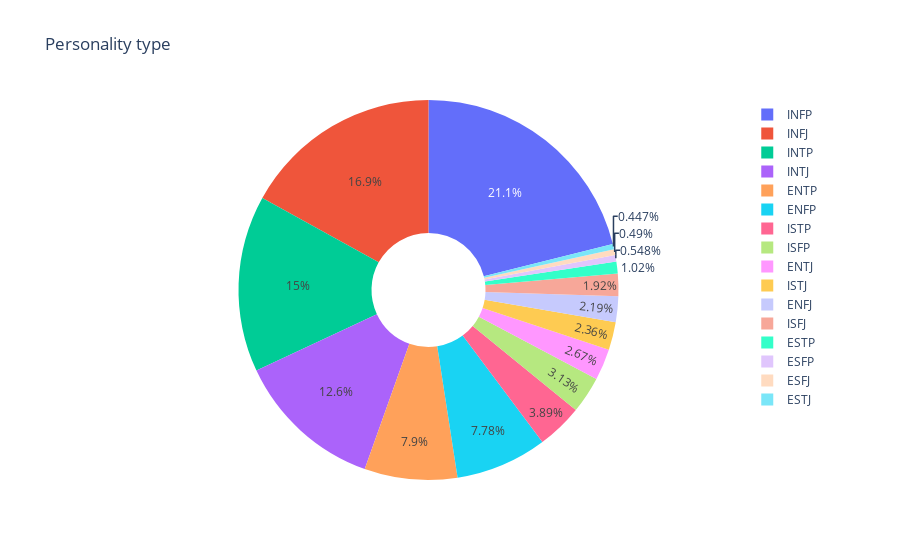

Write notebook code for a chart like this one.
### Code cell
px.pie(train_data,names='type',title='Personality type',hole=0.3)

### Figure 1 — Plotly figure (JSON) as saved in the notebook; plotly's stock layout.template omitted (floating-point values rounded to 4 significant figures; data arrays with more than 128 entries replaced by an {"elided": "..."} marker saying what was removed)
{"data": [{"domain": {"x": [0, 1], "y": [0, 1]}, "hole": 0.3, "hovertemplate": "type=%{label}<extra></extra>", "labels": {"elided": "6940 str values"}, "legendgroup": "", "name": "", "showlegend": true, "type": "pie"}], "layout": {"legend": {"tracegroupgap": 0}, "title": {"text": "Personality type"}}}
